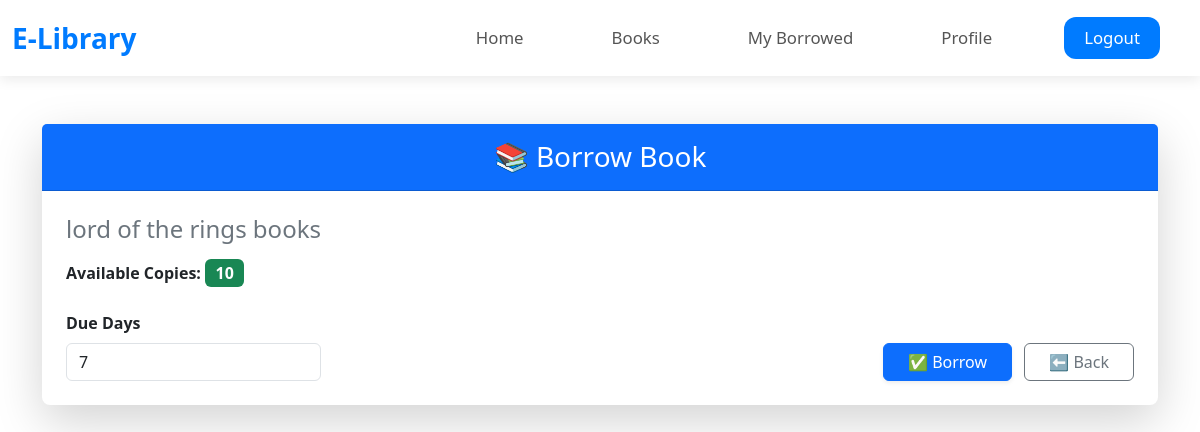
/borrow/11/ (signed in), run on an earlier commit of the app's database.
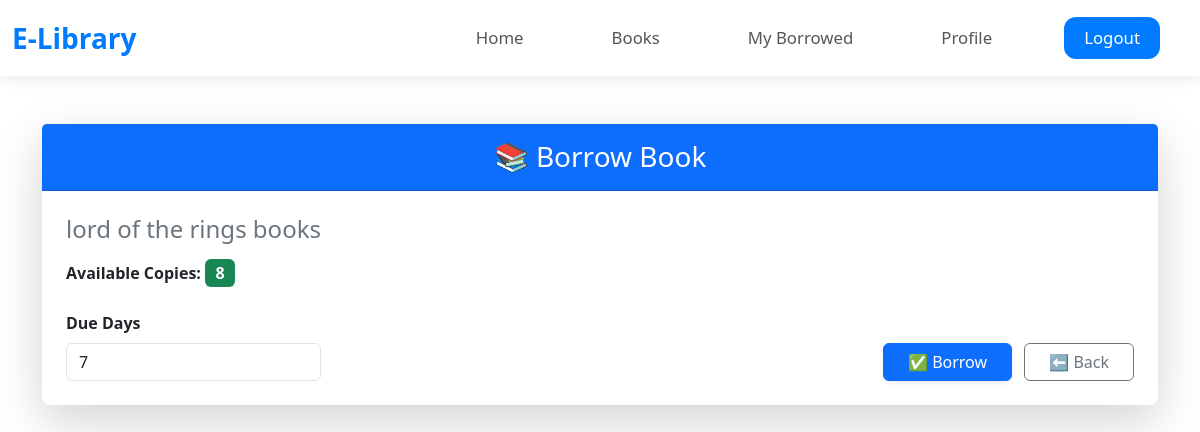
And on a later commit of the database.
### library/models.py (models this page shows, shortened)
class Book(models.Model):
    title = models.CharField(max_length=255)
    author = models.CharField(max_length=255)
    category = models.CharField(max_length=100)
    pages = models.PositiveIntegerField()
    total_copies = models.PositiveIntegerField(default=1)
    available_copies = models.PositiveIntegerField(default=1)
    created_at = models.DateTimeField(auto_now_add=True)
    added_by_id = models.IntegerField(default=0)

### library/views.py (the view)
# urls.py: path('borrow/<int:book_id>/', views.borrow_book, name='borrow_book'),
@login_required
def borrow_book(request, book_id):
    book = get_object_or_404(Book, id=book_id)
    if request.method == 'POST':
        user = request.user
        if book.available_copies > 0:
            due_days = int(request.POST.get('due_days', 7))  # Default 7 days
            due_date = timezone.now().date() + timedelta(days=due_days)
            Transaction.objects.create(
                user=user,
                book=book,
                borrowed_date=timezone.now().date(),
                due_date=due_date,
                status='borrowed'
            )
            book.available_copies -= 1
            book.save()
            messages.success(request, f'Book "{book.title}" borrowed successfully.')
        else:
            messages.error(request, f'Book "{book.title}" is not available.')
        return redirect('book_list')
    else:
        return render(request, 'library/borrow_book.html', {'book': book})

### library/templates/library/borrow_book.html (shortened to what this page needs)
{% include "base.html" %}
{% block content %}
<div class="container my-5">
    <div class="card shadow-lg border-0 rounded-3">
        <div class="card-header bg-primary text-white text-center py-3">
            <h3 class="mb-0">📚 Borrow Book</h3>
        </div>
        <div class="card-body p-4">
            <h4 class="mb-3 text-secondary">{{ book.title }}</h4>
            <p class="mb-4">
                <span class="fw-bold">Available Copies:</span>
                <span class="badge bg-success fs-6">{{ book.available_copies }}</span>
            </p>
            <form method="POST" class="row g-3 align-items-end">
                <div class="col-md-3">
                    <label class="form-label fw-semibold">Due Days</label>
                    <input type="number" name="due_days" class="form-control"
                           placeholder="Enter days" value="7" min="1" required>
                </div>
                <div class="col-md-9 text-end">
                    <button type="submit" class="btn btn-primary px-4 me-2 shadow-sm">
                        ✅ Borrow
                    </button>
                    <a href="{% url 'book_list' %}" class="btn btn-outline-secondary px-4">
                        ⬅ Back
                    </a>
                </div>
            </form>
        </div>
    </div>
</div>
{% endblock %}

What changed in the data, as far as the page shows it:
changed Book "lord of the rings books": available_copies "10" → "8"
